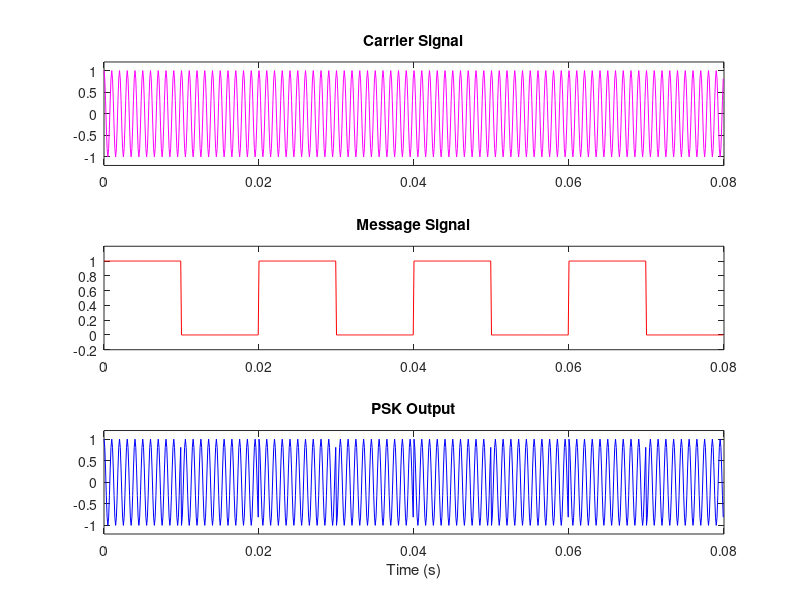

Write the MATLAB code that produced this figure.
% Parameters
Fs = 10000;           % Sampling frequency (Hz)
Fc = 1000;            % Carrier frequency (Hz)
bit_duration = 0.01;  % Bit duration (s)
message = [1 0 1 0 1 0 1 0];  % Message bits

% Time vector for one bit
t_bit = 0:1/Fs:bit_duration-1/Fs;

% Initialize signals
t = [];
carrier = [];
message_signal = [];
psk_signal = [];

for bit = message
    % Time indexing
    t = [t, t_bit + length(t)*1/Fs];
    
    % Carrier wave with phase shift for bit '0'
    if bit == 1
        c = cos(2*pi*Fc*t_bit);        % 0° phase
    else
        c = cos(2*pi*Fc*t_bit + pi);   % 180° phase shift
    end
    
    % Build full signal
    carrier = [carrier, cos(2*pi*Fc*t_bit)];
    message_signal = [message_signal, bit * ones(1, length(t_bit))];
    psk_signal = [psk_signal, c];
end

% Plotting
figure;
subplot(3,1,1);
plot(t, carrier, 'm');
title('Carrier Signal');
ylim([-1.2 1.2]);

subplot(3,1,2);
plot(t, message_signal, 'r');
title('Message Signal');
ylim([-0.2 1.2]);

subplot(3,1,3);
plot(t, psk_signal, 'b');
title('PSK Output');
ylim([-1.2 1.2]);
xlabel('Time (s)');